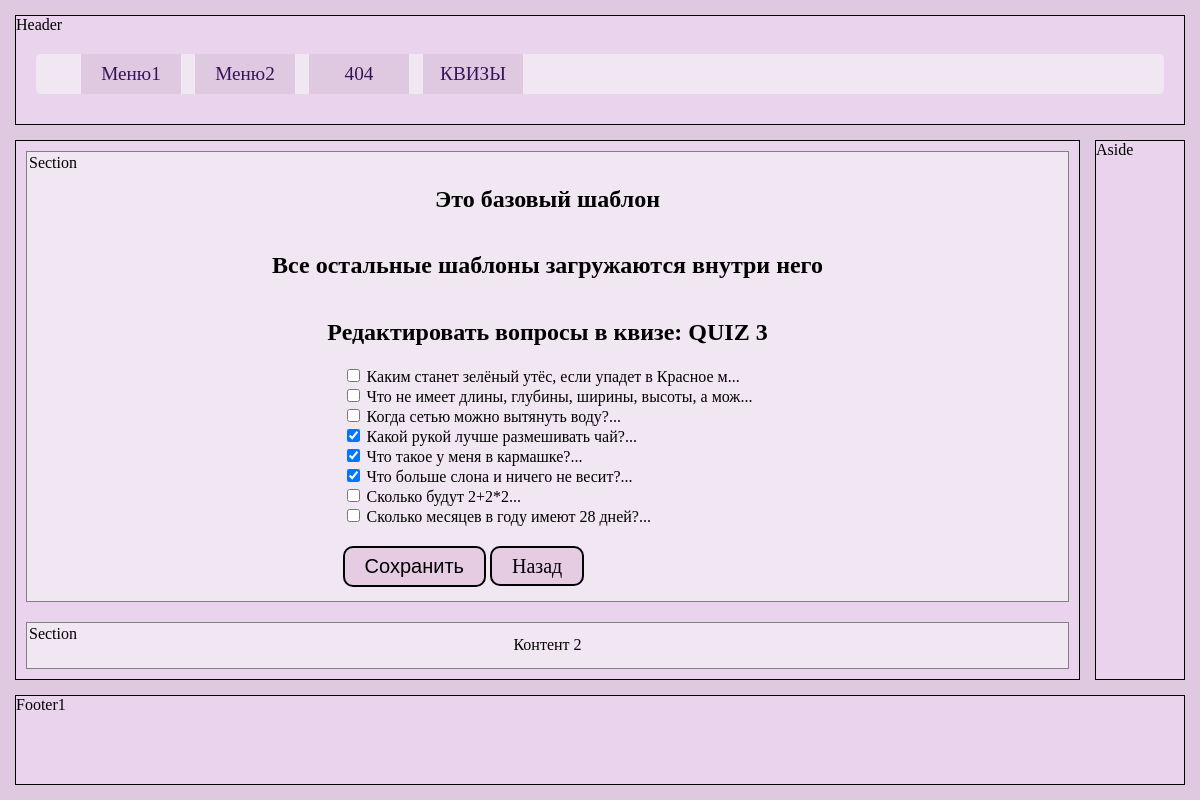
/quiz_questions_edit/4/, run on the app's committed database.
### 08/models.py (models this page shows, shortened)
class Quiz(db.Model):
    id = db.Column(db.Integer, primary_key = True)
    name = db.Column(db.String(100))
    user_id = db.Column(db.Integer, db.ForeignKey('user.id'))

class Question(db.Model):
    id = db.Column(db.Integer, primary_key = True)
    question = db.Column(db.String(250), nullable=False)
    answer = db.Column(db.String(100), nullable=False)
    wrong1 = db.Column(db.String(100), nullable=False)
    wrong2 = db.Column(db.String(100), nullable=False)
    wrong3 = db.Column(db.String(100), nullable=False)
    quiz = db.relationship(
                'Quiz',
                secondary=quiz_question, backref = 'question')

### 08/main.py (the view, shortened to what this page needs)
@app.route('/quiz_questions_edit/<int:quiz_id>/', methods=['GET', 'POST'])
def quiz_questions_edit(quiz_id):
    quiz = db.session.get(Quiz, quiz_id)
    if not quiz:
        return redirect(url_for('view_quiz_edit'))
    all_questions = Question.query.all()
    current_ids = {q.id for q in quiz.question}
    return render_template('quiz_questions_edit.html',
                           quiz=quiz,
                           all_questions=all_questions,
                           current_ids=current_ids,
                           html_config=html_config)

### 08/templates/quiz_questions_edit.html
{% extends "base.html" %}
{% block content1 %}
<h2>Редактировать вопросы в квизе: {{ quiz.name }}</h2>
<form method="post">
  {% for q in all_questions %}
    <label>
      <input type="checkbox" name="question_ids" value="{{ q.id }}"
        {% if q.id in current_ids %}checked{% endif %}>
      {{ q.question[:50] }}...
    </label><br>
  {% endfor %}
  <input type="submit" value="Сохранить" class="button">
  <a href="{{ url_for('view_quiz_edit') }}" class="button">Назад</a>
</form>
{% endblock %}

### 08/static/css/main.css (style rules this page uses)
* { box-sizing: border-box; }
body { background-image: url(https://kinderbooks.ru/800/600/https/st.depositphotos.com/2565305/5011/v/450/depositphotos_50111615-stock-illustration-abstract-light-purple-background.jpg); min-height: 100vh; margin: auto; padding: 10px; background-color: #dfc9e0; width: 100vw; max-width: 1200px; display: grid; grid-template-columns: 1fr 100px; grid-template-rows: 120px 1fr 100px; gap: 5px; }
a { text-decoration: none; color: rgb(55, 19, 89); font-size: 1.2rem; }
h2 { text-align: center; }

### 08/static/css/quiz.css (style rules this page uses)
.button { font-size: 20px; border-radius: 10px; padding: 10px 15px 10px 15px; background-color: #c785b747; transition: all 450ms ease-out; }
.button { margin-top: 20px; font-size: 20px; border-radius: 10px; padding: 2px 15px 2px 15px; background-color: #c785b747; transition: all 250ms ease-out; text-decoration: none; border: 2px solid black; padding: 7px 20px 7px 20px; color:black; }

### data on the page
Quiz: name "QUIZ 3"
Question: question "Каким станет зелёный утёс, если упадет в Красное м"
Question: question "Что не имеет длины, глубины, ширины, высоты, а мож"
Question: question "Когда сетью можно вытянуть воду?"
Question: question_ids "☑", question "Какой рукой лучше размешивать чай?"
Question: question_ids "☑", question "Что такое у меня в кармашке?"
Question: question_ids "☑", question "Что больше слона и ничего не весит?"
Question: question "Сколько будут 2+2*2"
Question: question "Сколько месяцев в году имеют 28 дней?"
